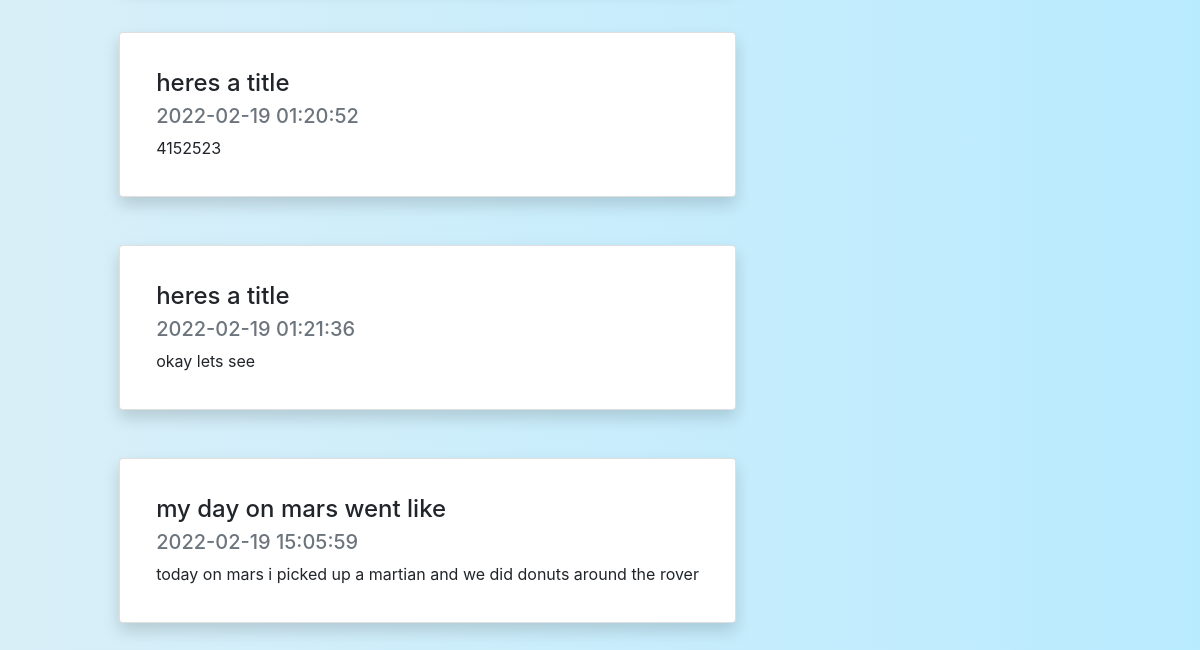
The page /profile (signed in, lower part) on the database as committed earlier.
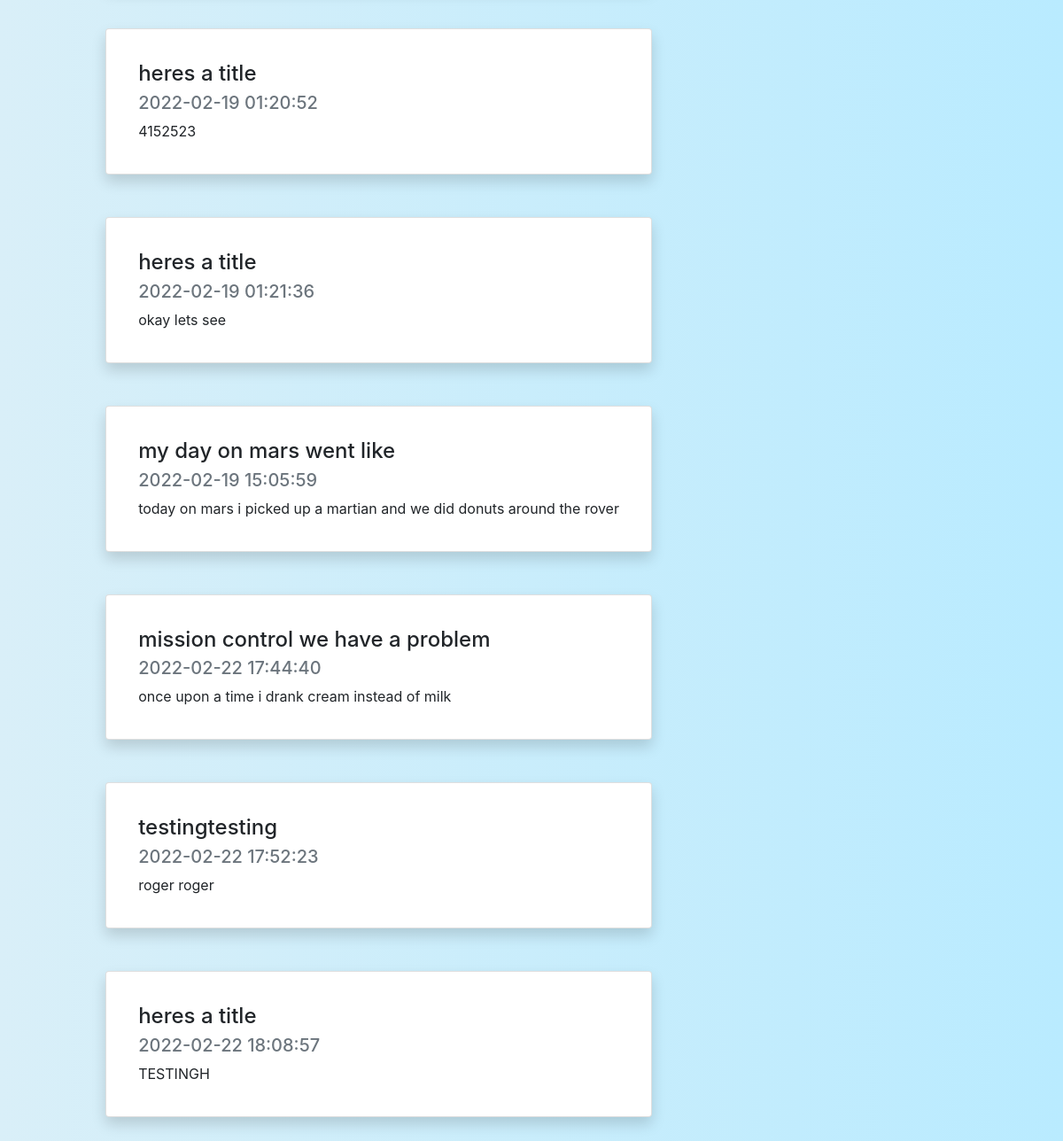
The same page on the database as committed later.
### website/models.py (models this page shows, shortened)
class Posts(db.Model):
    post_id = db.Column(db.Integer, primary_key=True, autoincrement=True)
    post_title = db.Column(db.String(175))
    post_content = db.Column(db.String(10000))
    post_image = db.Column(db.LargeBinary)
    post_date = db.Column(db.DateTime(timezone=True), default = func.now())
    post_author = db.Column(db.Integer, db.ForeignKey('users.user_id'))

### website/auth.py (the view)
@auth.route('/profile', methods=['GET', 'POST'])
def profile():
    user = Users.query.filter_by(username=current_user.username).first()
    users_posts = Posts.query.filter_by(post_author=user.user_id)
    return render_template('profile.html', user= current_user, posts=users_posts)

### website/__init__.py (called while the page is built)
def create_app():
    app = Flask(__name__)
    app.config['SECRET_KEY'] = SECRET_KEY
    app.config['SQLALCHEMY_DATABASE_URI'] = f'sqlite:///{DB_NAME}'
    app.config['SQLALCHEMY_TRACK_MODIFICATIONS'] = False
    db.init_app(app)
    from .views import views
    from .auth import auth
    app.register_blueprint(views, url_prefix='/')
    app.register_blueprint(auth, url_prefix='/')
    from .models import Users, Posts, Favorites
    create_database(app)
    login_manager = LoginManager()
    login_manager.login_view = 'auth.login'
    login_manager.init_app(app)
    @login_manager.user_loader
    def load_user(id):
        return Users.query.get(int(id))
    return app

### website/templates/profile.html (shortened to what this page needs)
{% extends 'base.html' %}
{% block body%}
<div class="d-flex flex-row justify-content-around">
    <div>
        {% for post in posts %}
        <div align="left">
            <div class="card shadow p-3 mb-5 bg-white rounded postBG">
                <div class="card-body" align="left">
                    <h4 class="card-title">{{ post.post_title }}</h4>
                    <h5 class="card-subtitle mb-2 text-muted">{{ post.post_date }}</h5>
                    <p class="card-text">{{ post.post_content }}</p>
                </div>
            </div>
        </div>
        {% endfor %}
    </div>
    <div>
    </div>
</div>
{%endblock%}

### website/templates/base.html (shortened to what this page needs)
<!DOCTYPE html>
<html lang="en">
<head>
    <link rel="stylesheet" href="https://stackpath.bootstrapcdn.com/bootstrap/4.1.3/css/bootstrap.min.css">
    <link rel="stylesheet" href="https://cdnjs.cloudflare.com/ajax/libs/font-awesome/6.0.0/css/all.min.css" />    <link rel="icon" type="image/x-icon" href="static/seqretsnak3.png">
    <link rel="stylesheet" href="static/base_css.css">
</head>
<body>
    <div class="container">
        {% block body%}
        {%endblock%}
    </div>
</body>
</html>

### website/static/base_css.css (style rules this page uses)
body { background-image: linear-gradient(to right,#d9eff8, #b9ebff); }

Rows that differ between the two databases and show on the page:
added Posts: post_title "mission control we have a problem", post_date "2022-02-22 17:44:40", post_content "once upon a time i drank cream instead of milk"
added Posts: post_title "testingtesting", post_date "2022-02-22 17:52:23", post_content "roger roger"
added Posts: post_title "heres a title", post_date "2022-02-22 18:08:57", post_content "TESTINGH"
